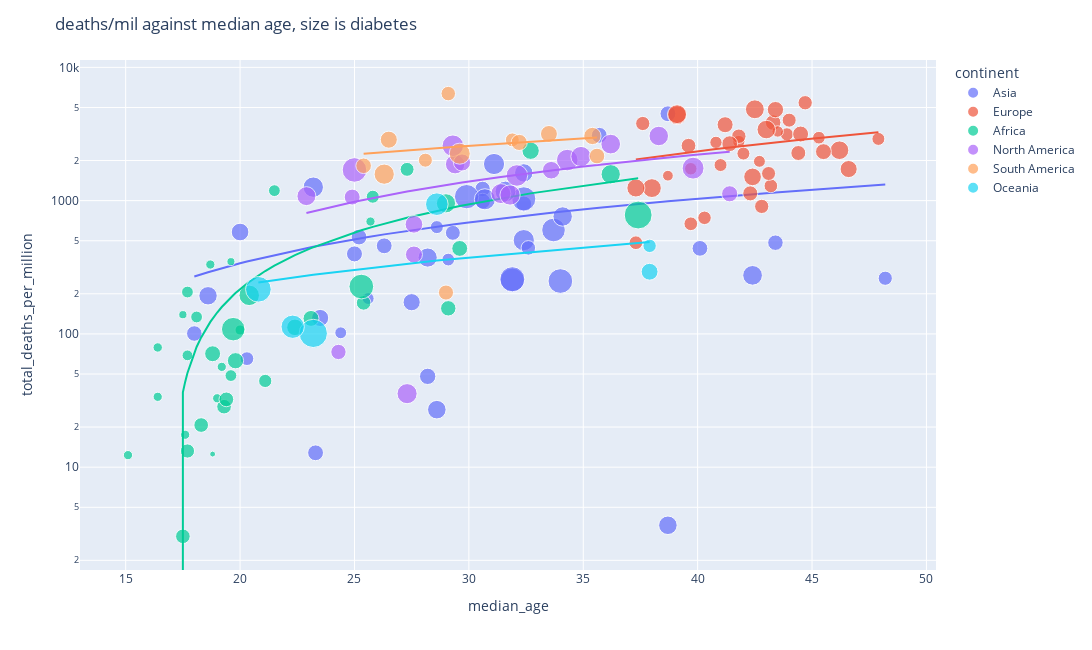

Here is the notebook cell this chart was saved with:
### Code cell
bubbleScatter(df_diab, 'median_age', 'total_deaths_per_million', 'diabetes_prevalence',
             'location', 'linear', 'log', 'deaths/mil against median age, size is diabetes',
             'continent')

### Figure 1 — Plotly figure (JSON) as saved in the notebook; plotly's stock layout.template omitted (floating-point values rounded to 4 significant figures)
{"data": [{"hovertemplate": "<b>%{hovertext}</b><br><br>continent=Asia<br>median_age=%{x}<br>total_deaths_per_million=%{y}<br>diabetes_prevalence=%{marker.size}<extra></extra>", "hovertext": ["Afghanistan", "Armenia", "Azerbaijan", "Bahrain", "Bangladesh", "Bhutan", "Brunei", "Cambodia", "China", "Georgia", "India", "Indonesia", "Iran", "Iraq", "Israel", "Japan", "Jordan", "Kazakhstan", "Kuwait", "Kyrgyzstan", "Laos", "Lebanon", "Malaysia", "Mongolia", "Myanmar", "Nepal", "Oman", "Pakistan", "Philippines", "Qatar", "Saudi Arabia", "Singapore", "South Korea", "Sri Lanka", "Tajikistan", "Thailand", "Timor", "Turkey", "United Arab Emirates", "Uzbekistan", "Vietnam", "Yemen"], "legendgroup": "Asia", "marker": {"color": "#636efa", "size": [9.59, 7.11, 7.11, 16.52, 8.38, 9.75, 12.79, 4, 9.74, 7.11, 10.39, 6.32, 9.59, 8.83, 6.74, 5.72, 11.75, 7.11, 15.84, 7.11, 4, 12.71, 16.74, 4.82, 4.61, 7.26, 12.61, 8.35, 7.07, 16.52, 17.72, 10.99, 6.8, 10.68, 7.11, 7.04, 6.86, 12.13, 17.26, 7.57, 6, 5.35], "sizemode": "area", "sizeref": 0.05665, "symbol": "circle"}, "mode": "markers", "name": "Asia", "orientation": "v", "showlegend": true, "type": "scatter", "x": [18.6, 35.7, 32.4, 32.4, 27.5, 28.6, 32.4, 25.6, 38.7, 38.7, 28.2, 29.3, 32.4, 20, 30.6, 48.2, 23.2, 30.6, 33.7, 26.3, 24.4, 31.1, 29.9, 28.6, 29.1, 25, 30.7, 23.5, 25.2, 31.9, 31.9, 42.4, 43.4, 34.1, 23.3, 40.1, 18, 31.6, 34, 28.2, 32.6, 20.3], "xaxis": "x", "y": [193.2, 3093.0, 945.2, 1031.0, 173.0, 27.01, 505.2, 184.2, 3.665, 4486.0, 374.0, 573.5, 1615.0, 581.5, 1225.0, 261.7, 1262.0, 990.9, 602.1, 458.2, 102.0, 1883.0, 1071.0, 633.0, 361.2, 398.4, 1024.0, 131.7, 533.3, 253.3, 257.3, 275.0, 483.7, 760.4, 12.82, 438.6, 100.7, 1172.0, 249.3, 48.03, 442.1, 65.22], "yaxis": "y"}, {"hovertemplate": "<b>OLS trendline</b><br>total_deaths_per_million = 34.7768 * median_age + -356.377<br>R<sup>2</sup>=0.072877<br><br>continent=Asia<br>median_age=%{x}<br>total_deaths_per_million=%{y} <b>(trend)</b><extra></extra>", "legendgroup": "Asia", "marker": {"color": "#636efa", "symbol": "circle"}, "mode": "lines", "name": "Asia", "showlegend": false, "type": "scatter", "x": [18, 18.6, 20, 20.3, 23.2, 23.3, 23.5, 24.4, 25, 25.2, 25.6, 26.3, 27.5, 28.2, 28.2, 28.6, 28.6, 29.1, 29.3, 29.9, 30.6, 30.6, 30.7, 31.1, 31.6, 31.9, 31.9, 32.4, 32.4, 32.4, 32.4, 32.6, 33.7, 34, 34.1, 35.7, 38.7, 38.7, 40.1, 42.4, 43.4, 48.2], "xaxis": "x", "y": [269.6, 290.5, 339.2, 349.6, 450.4, 453.9, 460.9, 492.2, 513.0, 520.0, 533.9, 558.3, 600.0, 624.3, 624.3, 638.2, 638.2, 655.6, 662.6, 683.5, 707.8, 707.8, 711.3, 725.2, 742.6, 753.0, 753.0, 770.4, 770.4, 770.4, 770.4, 777.3, 815.6, 826.0, 829.5, 885.2, 989.5, 989.5, 1038.0, 1118.0, 1153.0, 1320.0], "yaxis": "y"}, {"hovertemplate": "<b>%{hovertext}</b><br><br>continent=Europe<br>median_age=%{x}<br>total_deaths_per_million=%{y}<br>diabetes_prevalence=%{marker.size}<extra></extra>", "hovertext": ["Albania", "Austria", "Belarus", "Belgium", "Bosnia and Herzegovina", "Bulgaria", "Croatia", "Cyprus", "Czechia", "Denmark", "Estonia", "Finland", "France", "Germany", "Greece", "Hungary", "Iceland", "Ireland", "Italy", "Latvia", "Lithuania", "Luxembourg", "Malta", "Moldova", "Montenegro", "Netherlands", "North Macedonia", "Norway", "Poland", "Portugal", "Romania", "Russia", "Slovakia", "Slovenia", "Spain", "Sweden", "Switzerland", "Ukraine", "United Kingdom"], "legendgroup": "Europe", "marker": {"color": "#EF553B", "size": [10.08, 6.35, 5.18, 4.29, 10.08, 5.81, 5.59, 9.24, 6.82, 6.41, 4.02, 5.76, 4.77, 8.31, 4.55, 7.55, 5.31, 3.28, 4.78, 4.91, 3.67, 4.42, 8.83, 5.72, 10.08, 5.29, 10.08, 5.31, 5.91, 9.85, 9.74, 6.18, 7.29, 7.25, 7.17, 4.79, 5.59, 7.11, 4.28], "sizemode": "area", "sizeref": 0.05665, "symbol": "circle"}, "mode": "markers", "name": "Europe", "orientation": "v", "showlegend": true, "type": "scatter", "x": [38, 44.4, 40.3, 41.8, 42.5, 44.7, 44, 37.3, 43.3, 42.3, 42.7, 42.8, 42, 46.6, 45.3, 43.4, 37.3, 38.7, 47.9, 43.9, 43.5, 39.7, 42.4, 37.6, 39.1, 43.2, 39.1, 39.7, 41.8, 46.2, 43, 39.6, 41.2, 44.5, 45.5, 41, 43.1, 41.4, 40.8], "xaxis": "x", "y": [1242.0, 2277.0, 743.1, 2776.0, 4847.0, 5428.0, 4018.0, 1244.0, 3851.0, 1134.0, 1972.0, 905.3, 2255.0, 1726.0, 2968.0, 4819.0, 483.3, 1539.0, 2905.0, 3144.0, 3304.0, 1735.0, 1507.0, 3792.0, 4374.0, 1290.0, 4455.0, 670.6, 3043.0, 2390.0, 3415.0, 2582.0, 3712.0, 3160.0, 2332.0, 1849.0, 1598.0, 2675.0, 2737.0], "yaxis": "y"}, {"hovertemplate": "<b>OLS trendline</b><br>total_deaths_per_million = 114.826 * median_age + -2246.17<br>R<sup>2</sup>=0.056955<br><br>continent=Europe<br>median_age=%{x}<br>total_deaths_per_million=%{y} <b>(trend)</b><extra></extra>", "legendgroup": "Europe", "marker": {"color": "#EF553B", "symbol": "circle"}, "mode": "lines", "name": "Europe", "showlegend": false, "type": "scatter", "x": [37.3, 37.3, 37.6, 38, 38.7, 39.1, 39.1, 39.6, 39.7, 39.7, 40.3, 40.8, 41, 41.2, 41.4, 41.8, 41.8, 42, 42.3, 42.4, 42.5, 42.7, 42.8, 43, 43.1, 43.2, 43.3, 43.4, 43.5, 43.9, 44, 44.4, 44.5, 44.7, 45.3, 45.5, 46.2, 46.6, 47.9], "xaxis": "x", "y": [2037.0, 2037.0, 2071.0, 2117.0, 2198.0, 2244.0, 2244.0, 2301.0, 2312.0, 2312.0, 2381.0, 2439.0, 2462.0, 2485.0, 2508.0, 2554.0, 2554.0, 2577.0, 2611.0, 2622.0, 2634.0, 2657.0, 2668.0, 2691.0, 2703.0, 2714.0, 2726.0, 2737.0, 2749.0, 2795.0, 2806.0, 2852.0, 2864.0, 2887.0, 2955.0, 2978.0, 3059.0, 3105.0, 3254.0], "yaxis": "y"}, {"hovertemplate": "<b>%{hovertext}</b><br><br>continent=Africa<br>median_age=%{x}<br>total_deaths_per_million=%{y}<br>diabetes_prevalence=%{marker.size}<extra></extra>", "hovertext": ["Algeria", "Benin", "Botswana", "Burkina Faso", "Burundi", "Cameroon", "Cape Verde", "Central African Republic", "Comoros", "Djibouti", "Egypt", "Equatorial Guinea", "Eritrea", "Eswatini", "Ethiopia", "Gabon", "Gambia", "Ghana", "Guinea", "Kenya", "Liberia", "Libya", "Madagascar", "Malawi", "Mali", "Mauritius", "Morocco", "Mozambique", "Niger", "Sao Tome and Principe", "Seychelles", "South Africa", "Sudan", "Tanzania", "Togo", "Tunisia", "Uganda", "Zambia", "Zimbabwe"], "legendgroup": "Africa", "marker": {"color": "#00cc96", "size": [6.73, 0.99, 4.81, 2.42, 6.05, 7.2, 2.42, 6.1, 11.88, 6.05, 17.31, 7.78, 6.05, 3.94, 7.47, 7.2, 1.91, 4.97, 2.42, 2.92, 2.42, 10.43, 3.94, 3.94, 2.42, 22.02, 7.14, 3.3, 2.42, 2.42, 10.55, 5.52, 15.67, 5.75, 6.15, 8.52, 2.5, 3.94, 1.82], "sizemode": "area", "sizeref": 0.05665, "symbol": "circle"}, "mode": "markers", "name": "Africa", "orientation": "v", "showlegend": true, "type": "scatter", "x": [29.1, 18.8, 25.8, 17.6, 17.5, 18.8, 25.7, 18.3, 20.4, 25.4, 25.3, 22.4, 19.3, 21.5, 19.8, 23.1, 17.5, 21.1, 19, 20, 19.2, 29, 19.6, 18.1, 16.4, 37.4, 29.6, 17.7, 15.1, 18.7, 36.2, 27.3, 19.7, 17.7, 19.4, 32.7, 16.4, 17.7, 19.6], "xaxis": "x", "y": [155.6, 12.54, 1070.0, 17.51, 3.028, 71.0, 697.4, 20.71, 194.7, 171.0, 226.7, 112.0, 28.45, 1188.0, 62.92, 130.7, 139.4, 44.38, 32.88, 107.0, 56.61, 954.8, 48.69, 134.0, 33.74, 779.9, 437.9, 69.05, 12.32, 331.7, 1578.0, 1717.0, 108.6, 13.23, 32.27, 2368.0, 79.12, 206.2, 348.7], "yaxis": "y"}, {"hovertemplate": "<b>OLS trendline</b><br>total_deaths_per_million = 72.202 * median_age + -1227.1<br>R<sup>2</sup>=0.516761<br><br>continent=Africa<br>median_age=%{x}<br>total_deaths_per_million=%{y} <b>(trend)</b><extra></extra>", "legendgroup": "Africa", "marker": {"color": "#00cc96", "symbol": "circle"}, "mode": "lines", "name": "Africa", "showlegend": false, "type": "scatter", "x": [15.1, 16.4, 16.4, 17.5, 17.5, 17.6, 17.7, 17.7, 17.7, 18.1, 18.3, 18.7, 18.8, 18.8, 19, 19.2, 19.3, 19.4, 19.6, 19.6, 19.7, 19.8, 20, 20.4, 21.1, 21.5, 22.4, 23.1, 25.3, 25.4, 25.7, 25.8, 27.3, 29, 29.1, 29.6, 32.7, 36.2, 37.4], "xaxis": "x", "y": [-136.8, -42.99, -42.99, 36.44, 36.44, 43.66, 50.88, 50.88, 50.88, 79.76, 94.2, 123.1, 130.3, 130.3, 144.7, 159.2, 166.4, 173.6, 188.1, 188.1, 195.3, 202.5, 216.9, 245.8, 296.4, 325.2, 390.2, 440.8, 599.6, 606.8, 628.5, 635.7, 744.0, 866.8, 874.0, 910.1, 1134.0, 1387.0, 1473.0], "yaxis": "y"}, {"hovertemplate": "<b>%{hovertext}</b><br><br>continent=North America<br>median_age=%{x}<br>total_deaths_per_million=%{y}<br>diabetes_prevalence=%{marker.size}<extra></extra>", "hovertext": ["Antigua and Barbuda", "Bahamas", "Barbados", "Belize", "Canada", "Costa Rica", "Dominican Republic", "El Salvador", "Grenada", "Guatemala", "Haiti", "Honduras", "Jamaica", "Mexico", "Nicaragua", "Panama", "Saint Lucia", "Saint Vincent and the Grenadines", "Trinidad and Tobago", "United States"], "legendgroup": "North America", "marker": {"color": "#ab63fa", "size": [13.17, 13.17, 13.57, 17.11, 7.37, 8.78, 8.2, 8.87, 10.71, 10.18, 6.65, 7.21, 11.28, 13.06, 11.47, 8.33, 11.62, 11.62, 10.97, 10.79], "sizemode": "area", "sizeref": 0.05665, "symbol": "circle"}, "mode": "markers", "name": "North America", "orientation": "v", "showlegend": true, "type": "scatter", "x": [32.1, 34.3, 39.8, 25, 41.4, 33.6, 27.6, 27.6, 29.4, 22.9, 24.3, 24.9, 31.4, 29.3, 27.3, 29.7, 34.9, 31.8, 36.2, 38.3], "xaxis": "x", "y": [1545.0, 2015.0, 1753.0, 1700.0, 1126.0, 1692.0, 394.2, 664.2, 1878.0, 1081.0, 73.2, 1064.0, 1130.0, 2585.0, 35.62, 1933.0, 2143.0, 1102.0, 2657.0, 3056.0], "yaxis": "y"}, {"hovertemplate": "<b>OLS trendline</b><br>total_deaths_per_million = 82.2557 * median_age + -1076.02<br>R<sup>2</sup>=0.275286<br><br>continent=North America<br>median_age=%{x}<br>total_deaths_per_million=%{y} <b>(trend)</b><extra></extra>", "legendgroup": "North America", "marker": {"color": "#ab63fa", "symbol": "circle"}, "mode": "lines", "name": "North America", "showlegend": false, "type": "scatter", "x": [22.9, 24.3, 24.9, 25, 27.3, 27.6, 27.6, 29.3, 29.4, 29.7, 31.4, 31.8, 32.1, 33.6, 34.3, 34.9, 36.2, 38.3, 39.8, 41.4], "xaxis": "x", "y": [807.6, 922.8, 972.1, 980.4, 1170.0, 1194.0, 1194.0, 1334.0, 1342.0, 1367.0, 1507.0, 1540.0, 1564.0, 1688.0, 1745.0, 1795.0, 1902.0, 2074.0, 2198.0, 2329.0], "yaxis": "y"}, {"hovertemplate": "<b>%{hovertext}</b><br><br>continent=South America<br>median_age=%{x}<br>total_deaths_per_million=%{y}<br>diabetes_prevalence=%{marker.size}<extra></extra>", "hovertext": ["Argentina", "Bolivia", "Brazil", "Chile", "Colombia", "Ecuador", "Guyana", "Paraguay", "Peru", "Suriname", "Uruguay", "Venezuela"], "legendgroup": "South America", "marker": {"color": "#FFA15A", "size": [5.5, 6.89, 8.11, 8.46, 7.44, 5.55, 11.62, 8.27, 5.95, 12.54, 6.93, 6.47], "sizemode": "area", "sizeref": 0.05665, "symbol": "circle"}, "mode": "markers", "name": "South America", "orientation": "v", "showlegend": true, "type": "scatter", "x": [31.9, 25.4, 33.5, 35.4, 32.2, 28.1, 26.3, 26.5, 29.1, 29.6, 35.6, 29], "xaxis": "x", "y": [2857.0, 1826.0, 3166.0, 3056.0, 2734.0, 2012.0, 1580.0, 2867.0, 6356.0, 2251.0, 2161.0, 204.4], "yaxis": "y"}, {"hovertemplate": "<b>OLS trendline</b><br>total_deaths_per_million = 71.005 * median_age + 443.675<br>R<sup>2</sup>=0.029444<br><br>continent=South America<br>median_age=%{x}<br>total_deaths_per_million=%{y} <b>(trend)</b><extra></extra>", "legendgroup": "South America", "marker": {"color": "#FFA15A", "symbol": "circle"}, "mode": "lines", "name": "South America", "showlegend": false, "type": "scatter", "x": [25.4, 26.3, 26.5, 28.1, 29, 29.1, 29.6, 31.9, 32.2, 33.5, 35.4, 35.6], "xaxis": "x", "y": [2247.0, 2311.0, 2325.0, 2439.0, 2503.0, 2510.0, 2545.0, 2709.0, 2730.0, 2822.0, 2957.0, 2971.0], "yaxis": "y"}, {"hovertemplate": "<b>%{hovertext}</b><br><br>continent=Oceania<br>median_age=%{x}<br>total_deaths_per_million=%{y}<br>diabetes_prevalence=%{marker.size}<extra></extra>", "hovertext": ["Australia", "Fiji", "Kiribati", "New Zealand", "Solomon Islands", "Tonga"], "legendgroup": "Oceania", "marker": {"color": "#19d3f3", "size": [5.07, 14.49, 22.66, 8.08, 18.68, 15.42], "sizemode": "area", "sizeref": 0.05665, "symbol": "circle"}, "mode": "markers", "name": "Oceania", "orientation": "v", "showlegend": true, "type": "scatter", "x": [37.9, 28.6, 23.2, 37.9, 20.8, 22.3], "xaxis": "x", "y": [457.7, 940.9, 100.9, 292.8, 216.1, 113.2], "yaxis": "y"}, {"hovertemplate": "<b>OLS trendline</b><br>total_deaths_per_million = 14.3934 * median_age + -55.8773<br>R<sup>2</sup>=0.125335<br><br>continent=Oceania<br>median_age=%{x}<br>total_deaths_per_million=%{y} <b>(trend)</b><extra></extra>", "legendgroup": "Oceania", "marker": {"color": "#19d3f3", "symbol": "circle"}, "mode": "lines", "name": "Oceania", "showlegend": false, "type": "scatter", "x": [20.8, 22.3, 23.2, 28.6, 37.9, 37.9], "xaxis": "x", "y": [243.5, 265.1, 278.0, 355.8, 489.6, 489.6], "yaxis": "y"}], "layout": {"height": 650, "legend": {"itemsizing": "constant", "title": {"text": "continent"}, "tracegroupgap": 0}, "margin": {"t": 60}, "title": {"text": "deaths/mil against median age, size is diabetes"}, "width": 1200, "xaxis": {"anchor": "y", "domain": [0, 1], "title": {"text": "median_age"}, "type": "linear"}, "yaxis": {"anchor": "x", "domain": [0, 1], "title": {"text": "total_deaths_per_million"}, "type": "log"}}}
